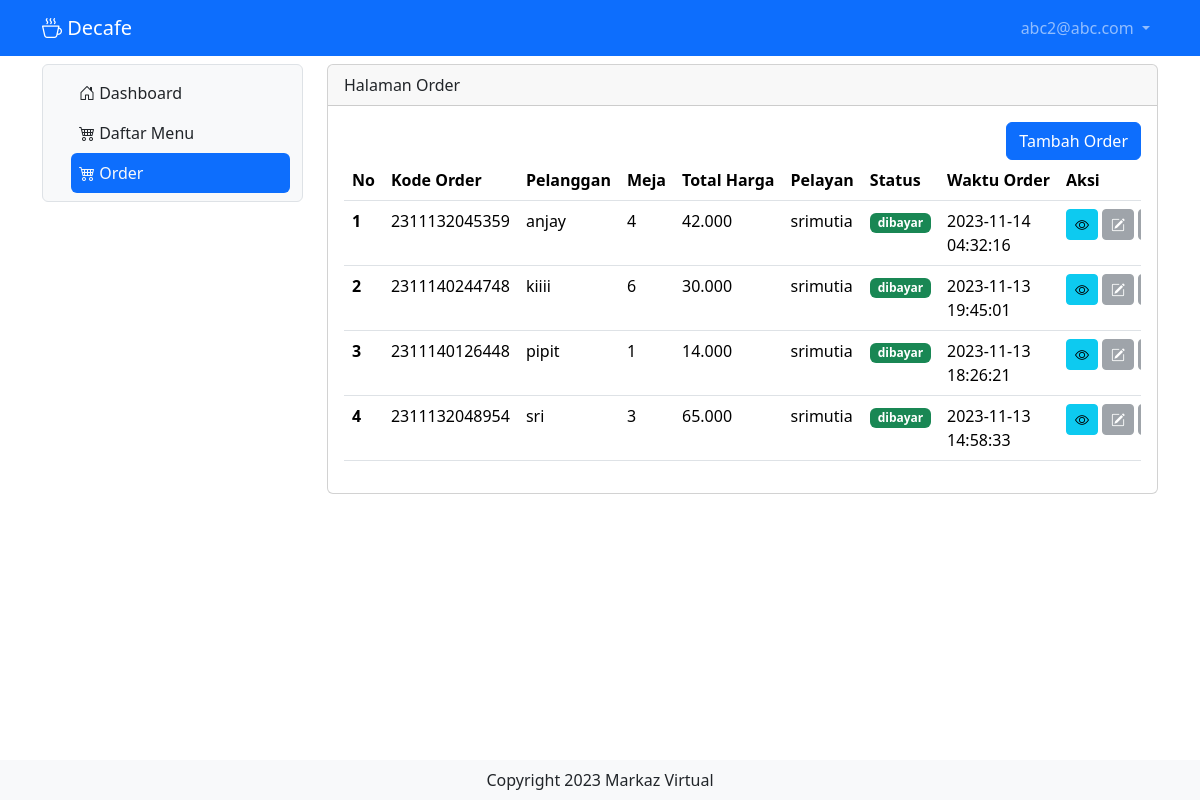
The page /order (signed in) on the database its author committed.
### tables this page shows
CREATE TABLE IF NOT EXISTS `tb_user` (
  `id` int NOT NULL AUTO_INCREMENT,
  `nama` varchar(200) DEFAULT NULL,
  `username` varchar(200) DEFAULT NULL,
  `password` varchar(200) DEFAULT NULL,
  `level` int DEFAULT NULL,
  `nohp` varchar(15) DEFAULT NULL,
  `alamat` varchar(300) DEFAULT NULL,
  PRIMARY KEY (`id`)
);

CREATE TABLE IF NOT EXISTS `tb_order` (
  `id_order` bigint NOT NULL DEFAULT '0',
  `pelanggan` varchar(200) DEFAULT NULL,
  `meja` int DEFAULT NULL,
  `pelayan` int DEFAULT NULL,
  `waktu_order` timestamp NULL DEFAULT CURRENT_TIMESTAMP ON UPDATE CURRENT_TIMESTAMP,
  PRIMARY KEY (`id_order`) USING BTREE,
  KEY `pelayan` (`pelayan`),
  CONSTRAINT `FK_tb_order_tb_user` FOREIGN KEY (`pelayan`) REFERENCES `tb_user` (`id`) ON DELETE RESTRICT ON UPDATE CASCADE
);

### order.php (the view, shortened to what this page needs)
<?php
include "proses/connect.php";
$query = mysqli_query($conn, "SELECT tb_order.*,tb_bayar.*,nama, SUM(harga*jumlah) AS harganya FROM tb_order
left JOIN tb_user ON tb_user.id = tb_order.pelayan
LEFT JOIN tb_list_order ON tb_list_order.kode_order = tb_order.id_order
LEFT JOIN tb_daftar_menu ON tb_daftar_menu.id = tb_list_order.menu
LEFT JOIN tb_bayar ON tb_bayar.id_bayar = tb_order.id_order
GROUP BY id_order ORDER BY waktu_order DESC
");
while ($record = mysqli_fetch_array($query)) {
    $result[] = $record;
}
?>
<div class="col-lg-9 mt-2">
    <div class="card">
        <div class="card-header">
            Halaman Order
        </div>
        <div class="card-body">
            <div class="row">
                <div class="col d-flex justify-content-end">
                    <button class="btn btn-primary" data-bs-toggle="modal" data-bs-target="#ModalTambahUser">Tambah Order</button>
                </div>
            </div>
            <?php
            if (empty($result)) {
                echo "Data menu makanan atau minuman tidak ada";
            } else {
            ?>
                <div class="table-responsive">
                    <table class="table table-hover">
                        <thead>
                            <tr class="text-nowrap">
                                <th scope="col">No</th>
                                <th scope="col">Kode Order</th>
                                <th scope="col">Pelanggan</th>
                                <th scope="col">Meja</th>
                                <th scope="col">Total Harga</th>
                                <th scope="col">Pelayan</th>
                                <th scope="col">Status</th>
                                <th scope="col">Waktu Order</th>
                                <th scope="col">Aksi</th>
                            </tr>
                        </thead>
                        <tbody>
                            <?php
                            $no = 1;
                            foreach ($result as $row) {
                            ?>
                                <tr>
                                    <th scope="row"><?php echo $no++ ?></th>
                                    <td><?php echo $row['id_order'] ?></td>
                                    <td><?php echo $row['pelanggan'] ?></td>
                                    <td><?php echo $row['meja'] ?> </td>
                                    <td><?php echo number_format((int)$row['harganya'],0,',','.' ) ?></td>
                                    <td><?php echo $row['nama'] ?></td>
                                    <td><?php echo (!empty ($row['id_bayar'])) ? "<span class='badge text-bg-success'>dibayar</span>" : "" ; ?></td>
                                    <td><?php echo $row['waktu_order'] ?></td>
                                    <td>
                                        <div class="d-flex">
                                            <a class="btn btn-info btn-sm me-1" href="./?x=orderitem&order=  <?php echo $row['id_order'] . "&meja=" . $row['meja'] . "&pelanggan=" . $row['pelanggan'] ?>"><i class="bi bi-eye"></i></a>
                                            <button class=" <?php echo (!empty ($row['id_bayar'])) ? " btn btn-secondary btn-sm me-1 disabled" : "btn btn-warning btn-sm me-1" ?> " data-bs-toggle="modal" data-bs-target="#ModalEdit<?php echo $row['id_order'] ?>"><i class="bi bi-pencil-square"></i></button>
                                            <button class=" <?php echo (!empty ($row['id_bayar'])) ? " btn btn-secondary btn-sm me-1 disabled" : "btn btn-danger btn-sm me-1" ?> " data-bs-toggle="modal" data-bs-target="#ModalDelete<?php echo $row['id_order'] ?>"><i class="bi bi-trash"></i></button>
                                        </div>
                                    </td>
                                </tr>
                            <?php
                            } ?>
                        </tbody>
                    </table>
                </div>
            <?php
            } ?>
        </div>
    </div>
</div>

### header.php (shortened to what this page needs)
<?php
include "proses/connect.php";
$query = mysqli_query($conn, "SELECT * FROM tb_user WHERE username ='$_SESSION[username_decafe]'");
?>
<nav class="navbar navbar-expand  navbar-dark bg-primary sticky-top">
  <div class="container-lg ">
    <a class="navbar-brand" href="."><i class="bi bi-cup-hot"></i> Decafe</a>
    <div class="navbar-collapse collapse justify-content-end" id="navbarNavDropdown">
      <ul class="navbar-nav">
        <li class="nav-item dropdown">
          <a class="nav-link dropdown-toggle" href="#" role="button" data-bs-toggle="dropdown" aria-expanded="false">
            <?php
            echo $hasil['username']; ?>
          </a>
        </li>
      </ul>
    </div>
  </div>
</nav>

### rows shown on the page
tb_user: username "abc2@abc.com"
tb_order: id_order "2311132045359", pelanggan "anjay", meja "4", harganya "42.000", pelayan.nama "srimutia", waktu_order "2023-11-14 04:32:16"
tb_order: id_order "2311140244748", pelanggan "kiiii", meja "6", harganya "30.000", pelayan.nama "srimutia", waktu_order "2023-11-13 19:45:01"
tb_order: id_order "2311140126448", pelanggan "pipit", meja "1", harganya "14.000", pelayan.nama "srimutia", waktu_order "2023-11-13 18:26:21"
tb_order: id_order "2311132048954", pelanggan "sri", meja "3", harganya "65.000", pelayan.nama "srimutia", waktu_order "2023-11-13 14:58:33"
